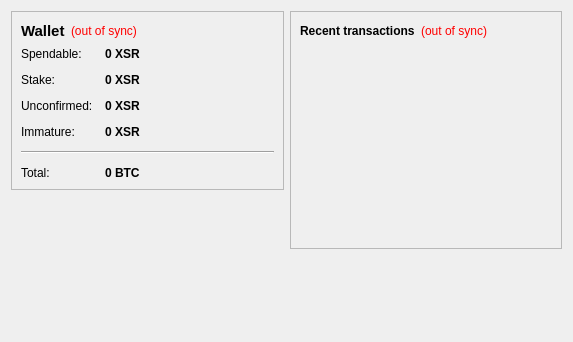
<?xml version="1.0" encoding="UTF-8"?>
<ui version="4.0">
 <class>OverviewPage</class>
 <widget class="QWidget" name="OverviewPage">
  <property name="geometry">
   <rect>
    <x>0</x>
    <y>0</y>
    <width>573</width>
    <height>342</height>
   </rect>
  </property>
  <property name="windowTitle">
   <string>Form</string>
  </property>
  <layout class="QHBoxLayout" name="horizontalLayout" stretch="1,1">
   <item>
    <layout class="QVBoxLayout" name="verticalLayout_2">
     <item>
      <widget class="QFrame" name="frame">
       <property name="frameShape">
        <enum>QFrame::StyledPanel</enum>
       </property>
       <property name="frameShadow">
        <enum>QFrame::Raised</enum>
       </property>
       <layout class="QVBoxLayout" name="verticalLayout_4">
        <item>
         <layout class="QHBoxLayout" name="horizontalLayout_4">
          <item>
           <widget class="QLabel" name="label_5">
            <property name="font">
             <font>
              <pointsize>11</pointsize>
              <weight>75</weight>
              <bold>true</bold>
             </font>
            </property>
            <property name="text">
             <string>Wallet</string>
            </property>
           </widget>
          </item>
          <item>
           <widget class="QLabel" name="labelWalletStatus">
            <property name="toolTip">
             <string>The displayed information may be out of date. Your wallet automatically synchronizes with the Sucrecoin network after a connection is established, but this process has not completed yet.</string>
            </property>
            <property name="styleSheet">
             <string notr="true">QLabel { color: red; }</string>
            </property>
            <property name="text">
             <string notr="true">(out of sync)</string>
            </property>
            <property name="alignment">
             <set>Qt::AlignLeading|Qt::AlignLeft|Qt::AlignVCenter</set>
            </property>
           </widget>
          </item>
          <item>
           <spacer name="horizontalSpacer_2">
            <property name="orientation">
             <enum>Qt::Horizontal</enum>
            </property>
            <property name="sizeHint" stdset="0">
             <size>
              <width>40</width>
              <height>20</height>
             </size>
            </property>
           </spacer>
          </item>
         </layout>
        </item>
        <item>
         <layout class="QFormLayout" name="formLayout_2">
          <property name="fieldGrowthPolicy">
           <enum>QFormLayout::AllNonFixedFieldsGrow</enum>
          </property>
          <property name="horizontalSpacing">
           <number>12</number>
          </property>
          <property name="verticalSpacing">
           <number>12</number>
          </property>
          <item row="0" column="0">
           <widget class="QLabel" name="label">
            <property name="text">
             <string>Spendable:</string>
            </property>
           </widget>
          </item>
          <item row="0" column="1">
           <widget class="QLabel" name="labelBalance">
            <property name="font">
             <font>
              <weight>75</weight>
              <bold>true</bold>
             </font>
            </property>
            <property name="cursor">
             <cursorShape>IBeamCursor</cursorShape>
            </property>
            <property name="toolTip">
             <string>Your current spendable balance</string>
            </property>
            <property name="text">
             <string notr="true">0 XSR</string>
            </property>
            <property name="textInteractionFlags">
             <set>Qt::LinksAccessibleByMouse|Qt::TextSelectableByKeyboard|Qt::TextSelectableByMouse</set>
            </property>
           </widget>
          </item>
          <item row="1" column="0">
           <widget class="QLabel" name="label_6">
            <property name="text">
             <string>Stake:</string>
            </property>
           </widget>
          </item>
          <item row="1" column="1">
           <widget class="QLabel" name="labelStake">
            <property name="font">
             <font>
              <weight>75</weight>
              <bold>true</bold>
             </font>
            </property>
            <property name="cursor">
             <cursorShape>IBeamCursor</cursorShape>
            </property>
            <property name="toolTip">
             <string>Total of coins that was staked, and do not yet count toward the current balance</string>
            </property>
            <property name="text">
             <string notr="true">0 XSR</string>
            </property>
            <property name="textInteractionFlags">
             <set>Qt::LinksAccessibleByMouse|Qt::TextSelectableByKeyboard|Qt::TextSelectableByMouse</set>
            </property>
           </widget>
          </item>
          <item row="2" column="0">
           <widget class="QLabel" name="label_3">
            <property name="text">
             <string>Unconfirmed:</string>
            </property>
           </widget>
          </item>
          <item row="2" column="1">
           <widget class="QLabel" name="labelUnconfirmed">
            <property name="font">
             <font>
              <weight>75</weight>
              <bold>true</bold>
             </font>
            </property>
            <property name="cursor">
             <cursorShape>IBeamCursor</cursorShape>
            </property>
            <property name="toolTip">
             <string>Total of transactions that have yet to be confirmed, and do not yet count toward the current balance</string>
            </property>
            <property name="text">
             <string notr="true">0 XSR</string>
            </property>
            <property name="textInteractionFlags">
             <set>Qt::LinksAccessibleByMouse|Qt::TextSelectableByKeyboard|Qt::TextSelectableByMouse</set>
            </property>
           </widget>
          </item>
          <item row="3" column="0">
           <widget class="QLabel" name="labelImmatureText">
            <property name="text">
             <string>Immature:</string>
            </property>
           </widget>
          </item>
          <item row="3" column="1">
           <widget class="QLabel" name="labelImmature">
            <property name="font">
             <font>
              <weight>75</weight>
              <bold>true</bold>
             </font>
            </property>
            <property name="toolTip">
             <string>Mined balance that has not yet matured</string>
            </property>
            <property name="text">
             <string notr="true">0 XSR</string>
            </property>
            <property name="textInteractionFlags">
             <set>Qt::LinksAccessibleByMouse|Qt::TextSelectableByKeyboard|Qt::TextSelectableByMouse</set>
            </property>
           </widget>
          </item>
          <item row="4" column="0" colspan="2">
           <widget class="Line" name="line">
            <property name="orientation">
             <enum>Qt::Horizontal</enum>
            </property>
           </widget>
          </item>
          <item row="5" column="0">
           <widget class="QLabel" name="labelTotalText">
            <property name="text">
             <string>Total:</string>
            </property>
           </widget>
          </item>
          <item row="5" column="1">
           <widget class="QLabel" name="labelTotal">
            <property name="font">
             <font>
              <weight>75</weight>
              <bold>true</bold>
             </font>
            </property>
            <property name="cursor">
             <cursorShape>IBeamCursor</cursorShape>
            </property>
            <property name="toolTip">
             <string>Your current total balance</string>
            </property>
            <property name="text">
             <string notr="true">0 BTC</string>
            </property>
            <property name="textInteractionFlags">
             <set>Qt::LinksAccessibleByMouse|Qt::TextSelectableByKeyboard|Qt::TextSelectableByMouse</set>
            </property>
           </widget>
          </item>
         </layout>
        </item>
       </layout>
      </widget>
     </item>
     <item>
      <spacer name="verticalSpacer">
       <property name="orientation">
        <enum>Qt::Vertical</enum>
       </property>
       <property name="sizeHint" stdset="0">
        <size>
         <width>20</width>
         <height>40</height>
        </size>
       </property>
      </spacer>
     </item>
    </layout>
   </item>
   <item>
    <layout class="QVBoxLayout" name="verticalLayout_3">
     <item>
      <widget class="QFrame" name="frame_2">
       <property name="frameShape">
        <enum>QFrame::StyledPanel</enum>
       </property>
       <property name="frameShadow">
        <enum>QFrame::Raised</enum>
       </property>
       <layout class="QVBoxLayout" name="verticalLayout">
        <item>
         <layout class="QHBoxLayout" name="horizontalLayout_2">
          <item>
           <widget class="QLabel" name="label_4">
            <property name="text">
             <string>&lt;b&gt;Recent transactions&lt;/b&gt;</string>
            </property>
           </widget>
          </item>
          <item>
           <widget class="QLabel" name="labelTransactionsStatus">
            <property name="toolTip">
             <string>The displayed information may be out of date. Your wallet automatically synchronizes with the Sucrecoin network after a connection is established, but this process has not completed yet.</string>
            </property>
            <property name="styleSheet">
             <string notr="true">QLabel { color: red; }</string>
            </property>
            <property name="text">
             <string notr="true">(out of sync)</string>
            </property>
            <property name="alignment">
             <set>Qt::AlignRight|Qt::AlignTrailing|Qt::AlignVCenter</set>
            </property>
           </widget>
          </item>
          <item>
           <spacer name="horizontalSpacer">
            <property name="orientation">
             <enum>Qt::Horizontal</enum>
            </property>
            <property name="sizeHint" stdset="0">
             <size>
              <width>40</width>
              <height>20</height>
             </size>
            </property>
           </spacer>
          </item>
         </layout>
        </item>
        <item>
         <widget class="QListView" name="listTransactions">
          <property name="styleSheet">
           <string notr="true">QListView { background: transparent; }</string>
          </property>
          <property name="frameShape">
           <enum>QFrame::NoFrame</enum>
          </property>
          <property name="verticalScrollBarPolicy">
           <enum>Qt::ScrollBarAlwaysOff</enum>
          </property>
          <property name="horizontalScrollBarPolicy">
           <enum>Qt::ScrollBarAlwaysOff</enum>
          </property>
          <property name="selectionMode">
           <enum>QAbstractItemView::NoSelection</enum>
          </property>
         </widget>
        </item>
       </layout>
      </widget>
     </item>
     <item>
      <spacer name="verticalSpacer_2">
       <property name="orientation">
        <enum>Qt::Vertical</enum>
       </property>
       <property name="sizeHint" stdset="0">
        <size>
         <width>20</width>
         <height>40</height>
        </size>
       </property>
      </spacer>
     </item>
    </layout>
   </item>
  </layout>
 </widget>
 <resources/>
 <connections/>
</ui>
